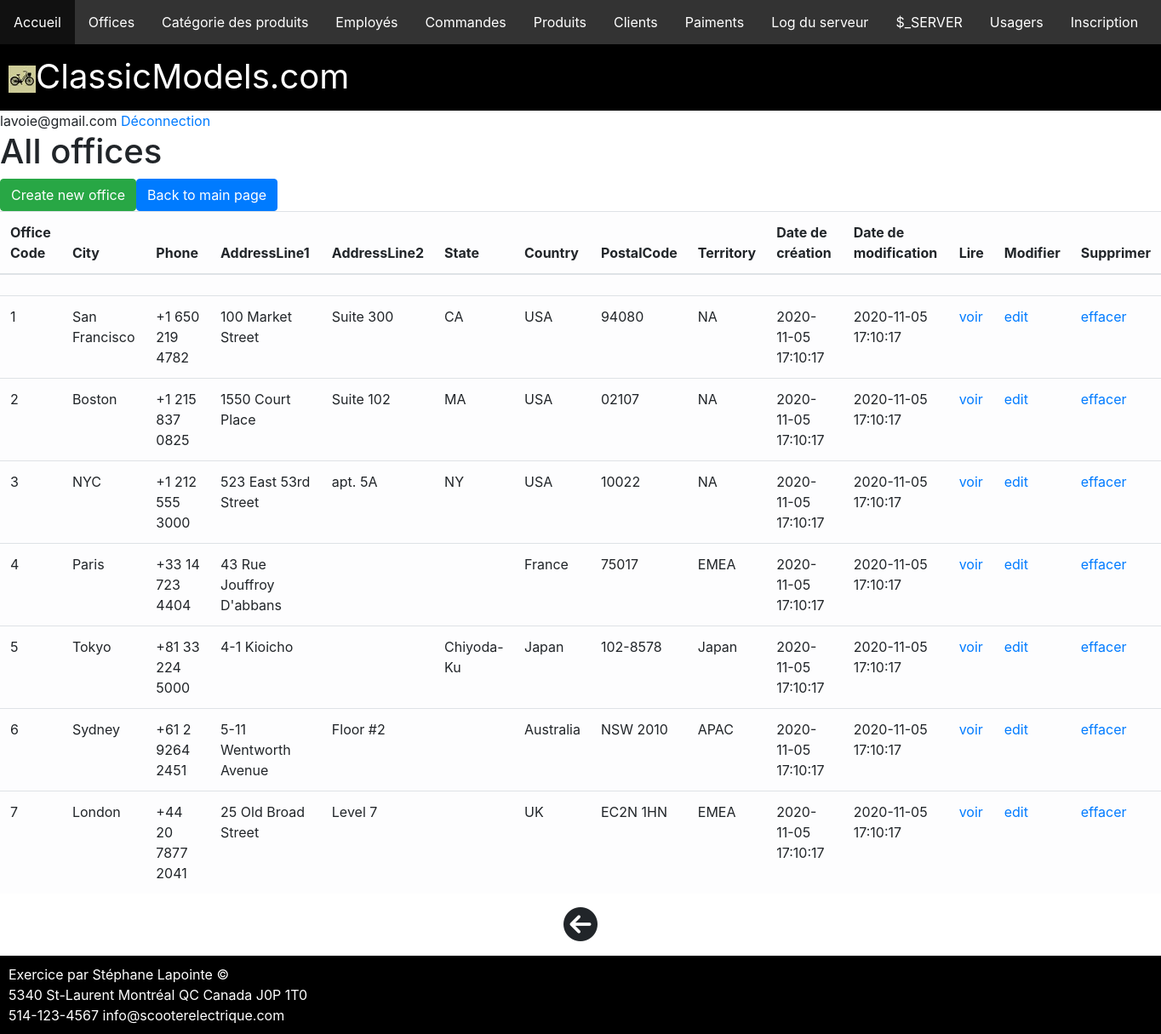
Page /index.php?op=100 (signed in) on the committed database.
### tables this page shows
CREATE TABLE `offices` (
  `officeCode` varchar(10) NOT NULL,
  `city` varchar(50) NOT NULL,
  `phone` varchar(50) NOT NULL,
  `addressLine1` varchar(50) NOT NULL,
  `addressLine2` varchar(50) DEFAULT NULL,
  `state` varchar(50) DEFAULT NULL,
  `country` varchar(50) NOT NULL,
  `postalCode` varchar(15) NOT NULL,
  `territory` varchar(10) NOT NULL,
  PRIMARY KEY (`officeCode`)
);

### db_pdo.php (called while the page is built, shortened)
<?php
class DB
{
    private $host = HOST;
    private $db_name = DB_NAME;
    private $username = USER_NAME;
    private $password = USER_PW;
    private $pdo;
    public function __construct()
    {
        $port = 3306;
        $charset = 'utf8mb4';
        $dsn = "mysql:host=$this->host;dbname=$this->db_name;charset=$charset;port=$port";
        $options = [
            PDO::ATTR_ERRMODE => PDO::ERRMODE_EXCEPTION,
            PDO::ATTR_DEFAULT_FETCH_MODE => PDO::FETCH_ASSOC,
            PDO::ATTR_EMULATE_PREPARES => false,
        ];
        try {
            $this->pdo = new PDO($dsn, $this->username, $this->password, $options);
        } catch (\PDOException $e) {
            throw new \PDOException($e->getMessage(), (int) $e->getCode());
        }
    }
    public function query($sql_str)
    {
        try {
            $result = $this->pdo->query($sql_str);
        } catch (\PDOException $e) {
            throw new \PDOException($e->getMessage(), (int) $e->getCode());
        }
        return $result;
    }
    public function querySelect($sql_str)
    {
        $records = $this->query($sql_str)->fetchAll();
        return $records;
    }
    public function table($table_name)
    {
        $records = $this->querySelect('SELECT * FROM '.$table_name);
        return $records;
    }
}

### offices.php (the view, shortened to what this page needs)
<?php
require_once 'db_pdo.php';
require_once 'webpage.php';
class Offices
{
    public function List($filtre = '')
    {
        $DB = new DB();
        if ($filtre == '') {
            $offices = $DB->table('offices');
        } else {
            $sql = 'SELECT * FROM offices WHERE officeCode='.$filter;
            $params = ['officeCode' => $filtre];
            $offices = $DB->querySelectParam($sql_str, $params);
        }
        $Page = new WebPage();
        $Page->content .= '<a href=index.php?op=101 class="btn btn-success"> Create new office </a>';
        $Page->content .= '<a href=index.php?op=0 class="btn btn-primary"> Back to main page </a>';
        $Page->content .= '<table class="table table-light">';
        $Page->content .= '<thead>';
        $Page->content .= '<tr>';
        $Page->content .= '<th scope="col"> Office Code </th>';
        $Page->content .= '<th scope="col"> City </th>';
        $Page->content .= '<th scope="col"> Phone </th>';
        $Page->content .= '<th scope="col"> AddressLine1 </th>';
        $Page->content .= '<th scope="col"> AddressLine2 </th>';
        $Page->content .= '<th scope="col"> State </th>';
        $Page->content .= '<th scope="col"> Country </th>';
        $Page->content .= '<th scope="col"> PostalCode </th>';
        $Page->content .= '<th scope="col"> Territory </th>';
        $Page->content .= '<th scope="col"> Date de création </th>';
        $Page->content .= '<th scope="col"> Date de modification </th>';
        $Page->content .= '<th scope="col"> Lire </th>';
        $Page->content .= '<th scope="col"> Modifier </th>';
        $Page->content .= '<th scope="col"> Supprimer </th>';
        $Page->content .= '</tr>';
        $Page->content .= '</thead>';
        $Page->content .= '<th scope="col"></th>';
        $Page->content .= '</tr>';
        $Page->content .= '</thead>';
        foreach ($offices as $office) {
            $Page->content .= '<tr>';
            $Page->content .= '<td>'.$office['officeCode'].'</td>';
            $Page->content .= '<td>'.$office['city'].'</td>';
            $Page->content .= '<td>'.$office['phone'].'</td>';
            $Page->content .= '<td>'.$office['addressLine1'].'</td>';
            $Page->content .= '<td>'.$office['addressLine2'].'</td>';
            $Page->content .= '<td>'.$office['state'].'</td>';
            $Page->content .= '<td>'.$office['country'].'</td>';
            $Page->content .= '<td>'.$office['postalCode'].'</td>';
            $Page->content .= '<td>'.$office['territory'].'</td>';
            $Page->content .= '<td>'.date('Y-m-d H:i:s').'</td>';
            $Page->content .= '<td>'.date('Y-m-d H:i:s').'</td>';
            $Page->content .= '<td> <a href=index.php?op=102&officeCode='.$office['officeCode'].' class="glyphicon glyphicon-search">voir</a></td>';
            $Page->content .= '<td> <a href=index.php?op=103&officeCode='.$office['officeCode'].' class="glyphicon glyphicon-pencil">edit</a></td>';
            $Page->content .= '<td> <a href=index.php?op=104&officeCode='.$office['officeCode'].' class="glyphicon glyphicon-remove">effacer</a></td>';
            $Page->content .= '</tr>';
        }
        $Page->content .= '</table>';
        die();
    }
?>
<?php endif;
}

### css/global.css (style rules this page uses)
body { margin-top: 0; }

### webpage.php (style rules this page uses)
body { margin: 0; }

### rows in the picture
offices: officeCode "1", city "San Francisco", phone "+1 650 219 4782", addressLine1 "100 Market Street", addressLine2 "Suite 300", state "CA", country "USA", postalCode "94080", territory "NA"
offices: officeCode "2", city "Boston", phone "+1 215 837 0825", addressLine1 "1550 Court Place", addressLine2 "Suite 102", state "MA", country "USA", postalCode "02107", territory "NA"
offices: officeCode "3", city "NYC", phone "+1 212 555 3000", addressLine1 "523 East 53rd Street", addressLine2 "apt. 5A", state "NY", country "USA", postalCode "10022", territory "NA"
offices: officeCode "4", city "Paris", phone "+33 14 723 4404", addressLine1 "43 Rue Jouffroy D'abbans", country "France", postalCode "75017", territory "EMEA"
offices: officeCode "5", city "Tokyo", phone "+81 33 224 5000", addressLine1 "4-1 Kioicho", state "Chiyoda-Ku", country "Japan", postalCode "102-8578", territory "Japan"
offices: officeCode "6", city "Sydney", phone "+61 2 9264 2451", addressLine1 "5-11 Wentworth Avenue", addressLine2 "Floor #2", country "Australia", postalCode "NSW 2010", territory "APAC"
offices: officeCode "7", city "London", phone "+44 20 7877 2041", addressLine1 "25 Old Broad Street", addressLine2 "Level 7", country "UK", postalCode "EC2N 1HN", territory "EMEA"

### other values in the picture
COMPANY_NAME "ClassicModels.com"
$_SESSION['email'] "lavoie@gmail.com"
$this->title "All offices"
$this->author "Stéphane Lapointe"
COMPANY_STREET_ADDRESS "5340 St-Laurent"
COMPANY_CITY "Montréal"
COMPANY_PROVINCE "QC"
COMPANY_COUNTRY "Canada"
COMPANY_POSTAL_CODE "J0P 1T0"
COMPANY_TEL "514-123-4567"
COMPANY_EMAIL "info@scooterelectrique.com"
